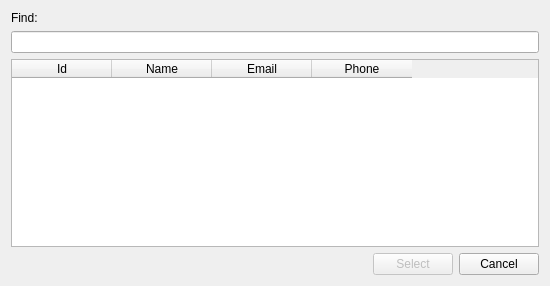
<?xml version="1.0" encoding="UTF-8"?>
<ui version="4.0">
 <class>ChooseClientDialog</class>
 <widget class="QDialog" name="ChooseClientDialog">
  <property name="geometry">
   <rect>
    <x>0</x>
    <y>0</y>
    <width>550</width>
    <height>286</height>
   </rect>
  </property>
  <property name="windowTitle">
   <string>Choose client</string>
  </property>
  <layout class="QGridLayout" name="gridLayout">
   <item row="0" column="0">
    <widget class="QLabel" name="lblFind">
     <property name="text">
      <string>Find:</string>
     </property>
    </widget>
   </item>
   <item row="1" column="0" colspan="3">
    <widget class="QLineEdit" name="txtFind"/>
   </item>
   <item row="2" column="0" colspan="3">
    <widget class="QTableWidget" name="tableWidget">
     <property name="editTriggers">
      <set>QAbstractItemView::NoEditTriggers</set>
     </property>
     <property name="selectionMode">
      <enum>QAbstractItemView::SingleSelection</enum>
     </property>
     <property name="selectionBehavior">
      <enum>QAbstractItemView::SelectRows</enum>
     </property>
     <column>
      <property name="text">
       <string>Id</string>
      </property>
     </column>
     <column>
      <property name="text">
       <string>Name</string>
      </property>
     </column>
     <column>
      <property name="text">
       <string>Email</string>
      </property>
     </column>
     <column>
      <property name="text">
       <string>Phone</string>
      </property>
     </column>
    </widget>
   </item>
   <item row="3" column="0">
    <spacer name="horizontalSpacer">
     <property name="orientation">
      <enum>Qt::Horizontal</enum>
     </property>
     <property name="sizeHint" stdset="0">
      <size>
       <width>367</width>
       <height>20</height>
      </size>
     </property>
    </spacer>
   </item>
   <item row="3" column="1">
    <widget class="QPushButton" name="btnSelect">
     <property name="enabled">
      <bool>false</bool>
     </property>
     <property name="text">
      <string>Select</string>
     </property>
    </widget>
   </item>
   <item row="3" column="2">
    <widget class="QPushButton" name="btnCancel">
     <property name="text">
      <string>Cancel</string>
     </property>
    </widget>
   </item>
  </layout>
 </widget>
 <resources/>
 <connections>
  <connection>
   <sender>btnSelect</sender>
   <signal>clicked()</signal>
   <receiver>ChooseClientDialog</receiver>
   <slot>accept()</slot>
   <hints>
    <hint type="sourcelabel">
     <x>422</x>
     <y>265</y>
    </hint>
    <hint type="destinationlabel">
     <x>274</x>
     <y>142</y>
    </hint>
   </hints>
  </connection>
  <connection>
   <sender>btnCancel</sender>
   <signal>clicked()</signal>
   <receiver>ChooseClientDialog</receiver>
   <slot>reject()</slot>
   <hints>
    <hint type="sourcelabel">
     <x>503</x>
     <y>265</y>
    </hint>
    <hint type="destinationlabel">
     <x>274</x>
     <y>142</y>
    </hint>
   </hints>
  </connection>
 </connections>
</ui>
